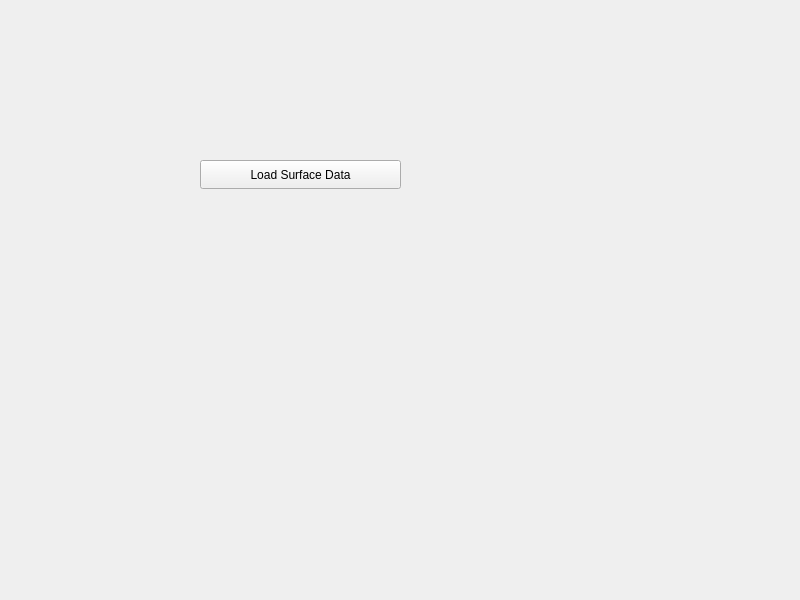
<?xml version="1.0" encoding="UTF-8"?>
<ui version="4.0">
 <class>Widget</class>
 <widget class="QWidget" name="Widget">
  <property name="geometry">
   <rect>
    <x>0</x>
    <y>0</y>
    <width>800</width>
    <height>600</height>
   </rect>
  </property>
  <property name="windowTitle">
   <string>Widget</string>
  </property>
  <widget class="QPushButton" name="LoadSurfaceDataButton">
   <property name="geometry">
    <rect>
     <x>200</x>
     <y>160</y>
     <width>201</width>
     <height>29</height>
    </rect>
   </property>
   <property name="text">
    <string>Load Surface Data</string>
   </property>
  </widget>
 </widget>
 <resources/>
 <connections>
  <connection>
   <sender>LoadSurfaceDataButton</sender>
   <signal>clicked()</signal>
   <receiver>Widget</receiver>
   <slot>loadSurfaceDataSlot()</slot>
   <hints>
    <hint type="sourcelabel">
     <x>284</x>
     <y>180</y>
    </hint>
    <hint type="destinationlabel">
     <x>412</x>
     <y>302</y>
    </hint>
   </hints>
  </connection>
 </connections>
 <slots>
  <slot>loadSurfaceDataSlot()</slot>
 </slots>
</ui>
